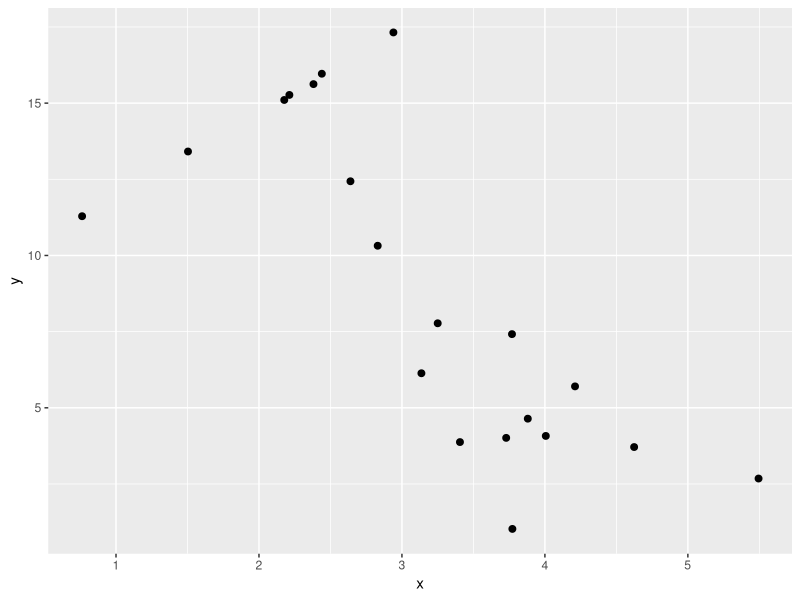
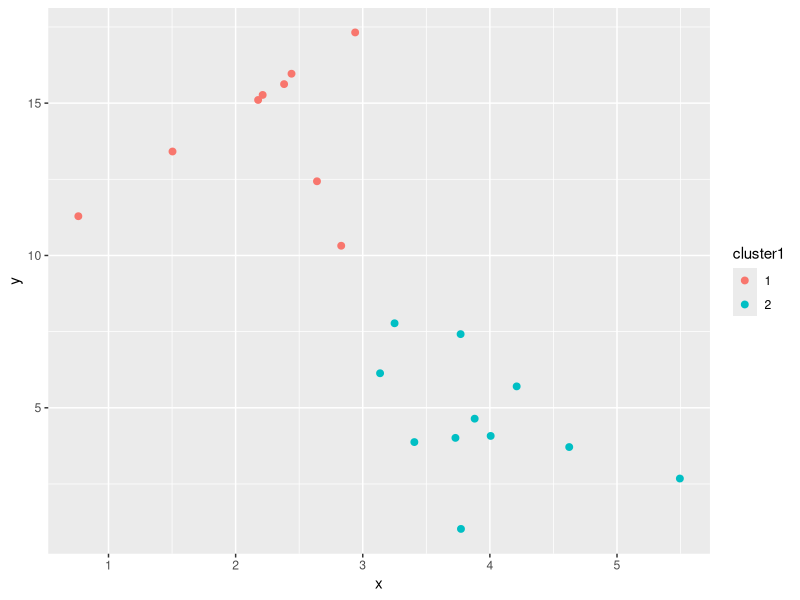
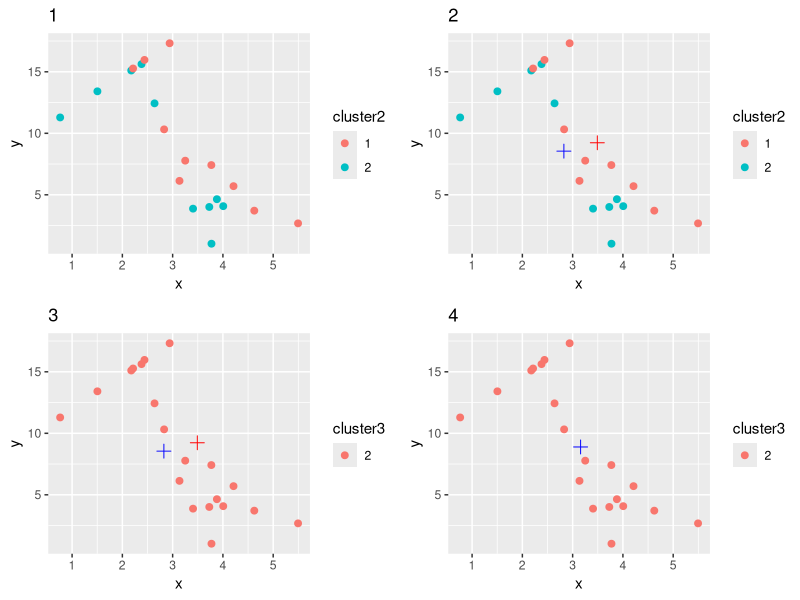
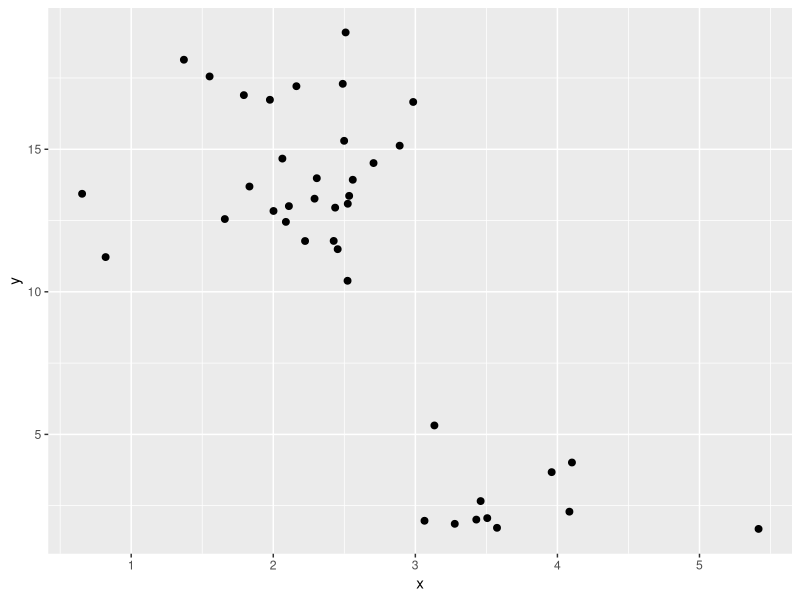
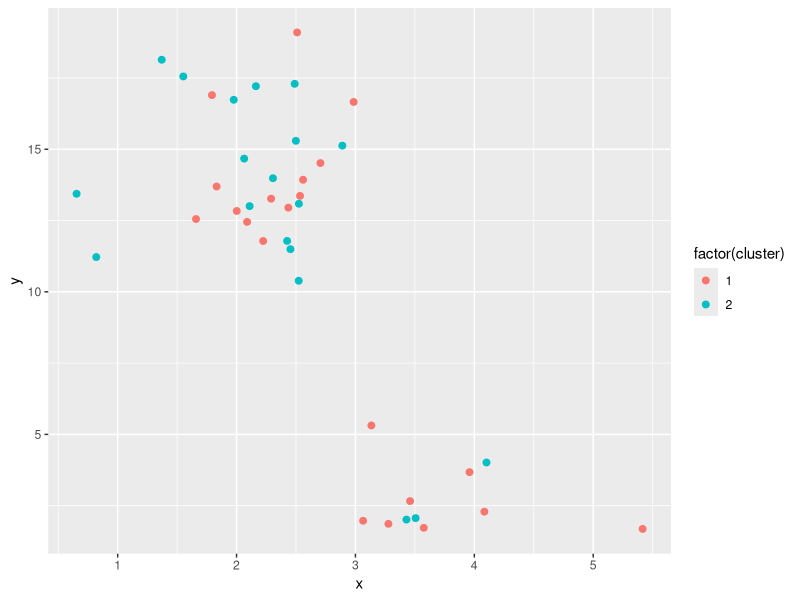

These charts were generated, in order, by the following R code:
# K-means clustering 
# @author: Bangda Sun
# @date: 05/18/2017

# K-means clustering algorithm is a special case of EM algorithm, 
# which is one of algorithms to estimate the parameter of mixture model,
# also can be viewed as a special kind of clustering

### ========================== Algorithm ========================== ###
# 1. Initialize the assignment of every point
# 2. while (prev_cluster != curr_cluster):
#       calculate the center of each cluster
#       calculate the distance of every point to all centers
#       assign the point to the nearest center

# Data
x = rnorm(20, mean = 3, sd = 1)
y = rnorm(20, mean = 4, sd = 2)
y[x < 3] = y[x < 3] + 10
df = data.frame(x = x, y = y)

library(ggplot2)
ggplot(df) + geom_point(mapping = aes(x = x, y = y), size = 2)

### ========================== Build-in function  ========================== ###
km = kmeans(df, centers = 2, nstart = 10)
km

df$cluster1 = factor(km$cluster)
ggplot(df) + geom_point(mapping = aes(x = x, y = y, colour = cluster1), size = 2)


###  ========================== Step by Step  ========================== ###
dist = function (x, y) {
  d = sqrt((x[1] - x[2])^2 + (y[1] - y[2])^2)
  return(d)
}

# Initialization
df$cluster2 = factor(sample(c(1,2), nrow(df), replace = TRUE))
p1 = ggplot(df) + 
  geom_point(mapping = aes(x = x, y = y, colour = cluster2), size = 2) + 
  labs(title = "1")

# Calculate center and distance
center1_1 = c(mean(df$x[df$cluster2 == 1]), mean(df$y[df$cluster2 == 1]))
center2_1 = c(mean(df$x[df$cluster2 == 2]), mean(df$y[df$cluster2 == 2]))
p2 = ggplot() + 
  geom_point(data = df, mapping = aes(x = x, y = y, colour = cluster2), size = 2) + 
  labs(title = 2) +
  geom_point(mapping = aes(x = center1_1[1], y = center1_1[2]), shape = 3, size = 3, color = "red") +
  geom_point(mapping = aes(x = center2_1[1], y = center2_1[2]), shape = 3, size = 3, color = "blue")

dist1 = apply(df[, c("x", "y")], MARGIN = 1, dist, center1_1)
dist2 = apply(df[, c("x", "y")], MARGIN = 1, dist, center2_1)

# Assign point to nearest center
df$cluster3 = factor(ifelse(dist1 < dist2, 1, 2))

p3 = ggplot() + 
  geom_point(data = df, mapping = aes(x = x, y = y, colour = cluster3), size = 2) +
  labs(title = 3) +
  geom_point(mapping = aes(x = center1_1[1], y = center1_1[2]), shape = 3, size = 3, color = "red") +
  geom_point(mapping = aes(x = center2_1[1], y = center2_1[2]), shape = 3, size = 3, color = "blue")

# Update centers
center1_2 = c(mean(df$x[df$cluster3 == 1]), mean(df$y[df$cluster3 == 1]))
center2_2 = c(mean(df$x[df$cluster3 == 2]), mean(df$y[df$cluster3 == 2]))

# Check if the clusters are unchange
p4 = ggplot() + 
  geom_point(data = df, mapping = aes(x = x, y = y, colour = cluster3), size = 2) + 
  labs(title = 4) +
  geom_point(mapping = aes(x = center1_2[1], y = center1_2[2]), shape = 3, size = 3, color = "red") +
  geom_point(mapping = aes(x = center2_2[1], y = center2_2[2]), shape = 3, size = 3, color = "blue")

library(grid)
library(gridExtra)
grid.arrange(p1, p2, p3, p4, ncol = 2)

###  ======================= Self-defined function  ======================= ###
set.seed(1234)
x = rnorm(40, mean = 3, sd = 1)
y = rnorm(40, mean = 4, sd = 2)
y[x < 3] = y[x < 3] + 10
X <- cbind(x, y)
df <- as.data.frame(X)

library(ggplot2)
ggplot(df) + geom_point(mapping = aes(x = x, y = y), size = 2)


calcDistance <- function(x, center) {
  # @param x: sample
  # @param center: center of cluster
  if (length(x) != length(center)) stop('x and center should have same length.')
  
  x      <- matrix(x, nrow = 1)
  center <- matrix(center, nrow = 1)
  return( (x - center) %*% t((x - center)) )
}

assignCluster <- function(x, Center) {
  # @param x: sample
  # @param Center: with shape k x p
  dist <- rep(0, nrow(Center))
  for (i in 1:nrow(Center)) {
    dist[i] <- calcDistance(x, Center[i, ])
  }
  return( which.min(dist) )
}

calcCenter <- function(X, cluster) {
  # @param X: data matrix
  # @param cluster: vector of cluster assignment
  Center <- matrix(0, nrow = length(unique(cluster)), ncol = ncol(X))
  for (i in unique(cluster)) {
    Center[i, ] <- colMeans(X[which(cluster == i), ])
  }
  return(Center)
}

my_kmeans <- function(X, k = 2) {
  # @param X: data matrix with shape n x p 
  # @param k: number of clusters
  
  Center <- matrix(0, nrow = k, ncol = ncol(X))
  clusterAssignMat <- matrix(0, nrow = nrow(X), ncol = 1)
  prevCluster <- clusterAssignMat
  
  currentCluster <- sample(1:k, size = nrow(X), replace = TRUE)
  
  while(!identical(prevCluster, currentCluster)) {
    clusterAssignMat <- cbind(clusterAssignMat, currentCluster)
    prevCluster <- currentCluster
    # check again if cluster unchanged
    if (identical(prevCluster, currentCluster)) {
      break
    }
    Center <- calcCenter(X, currentCluster)
    currentCluster <- apply(X, 1, assignCluster, Center = Center)
  }
  return(list(cluster = currentCluster, Center = Center, cluster_iter = clusterAssignMat))
}

kmeansResult <- my_kmeans(X, k = 2)

df$cluster <- kmeansResult$cluster
ggplot(df) + geom_point(mapping = aes(x = x, y = y, color = factor(cluster)), size = 2)
